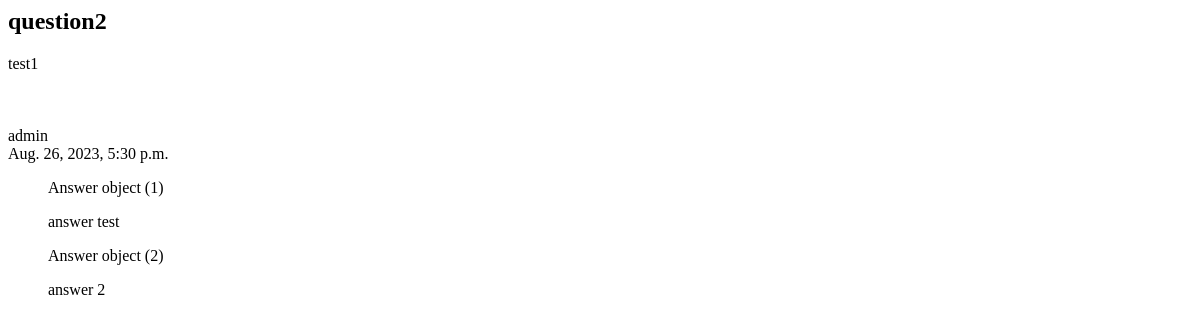
/questions/2, run on an earlier commit of the app's database.
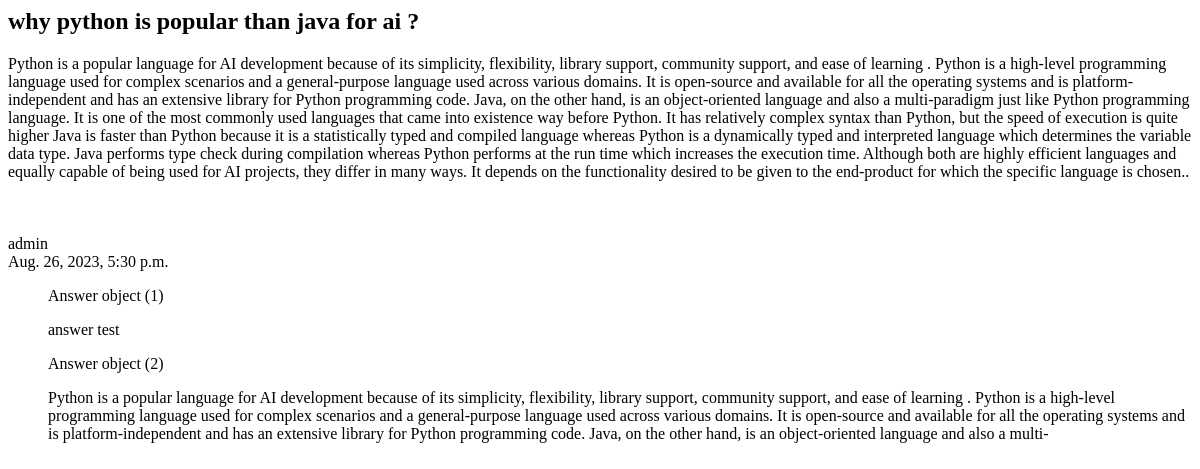
And on a later commit of the database.
### questions/models.py (models this page shows)
class Questions(models.Model):
    user = models.ForeignKey(User,related_name='Questions_author', on_delete=models.CASCADE)
    title = models.CharField(max_length=200)
    content = models.TextField(max_length=50000)
    created_at = models.DateTimeField(default=timezone.now)
    def __str__(self):
        return self.title

class Answer(models.Model):
    user = models.ForeignKey(User,related_name='comment_author',on_delete=models.CASCADE)
    questions = models.ForeignKey(Questions , related_name='Answer_Questions', on_delete=models.CASCADE)
    answer = models.TextField(max_length=10000)
    create_at = models.DateTimeField(default= timezone.now)

### questions/views.py (the view)
# urls.py: path('questions/<int:question_id>', questions_detail),
def questions_detail(request,question_id):
    data = Questions.objects.get(id=question_id)
    answer_data= Answer.objects.all()
    return render(request,'question_detail.html', {'questions':data , 'answer' : answer_data})

### questions/templates/question_detail.html
<h2>
    {{questions}}
</h2>
<p>
    {{questions.content}}
    <br><br><br><br>
    {{questions.user}}
    <br>
    {{questions.created_at}}
</p>
<ul>
    {% for answer in answer %}
        {{answer}}
        <p>
            {{answer.answer}}
        </p>
    {% endfor %}
</ul>

What changed in the data, as far as the page shows it:
changed Questions "admin": title "question2" → "why python is popular than java for ai ?"; content "test1" → "Python is a popular language for AI development because of its simplicity, flexibility, library support, community support, and ease of learning . Python is a high-level programming language used for complex scenarios and a general-purpose language used across various domains. It is open-source and available for all the operating systems and is platform-independent and has an extensive library for Python programming code. Java, on the other hand, is an object-oriented language and also a multi-paradigm just like Python programming language. It is one of the most commonly used languages that came into existence way before Python. It has relatively complex syntax than Python, but the speed of…"
changed Answer "Answer object (2)": answer "answer 2" → "Python is a popular language for AI development because of its simplicity, flexibility, library support, community support, and ease of learning . Python is a high-level programming language used for complex scenarios and a general-purpose language used across various domains. It is open-source and available for all the operating systems and is platform-independent and has an extensive library for Python programming code. Java, on the other hand, is an object-oriented language and also a multi-"
